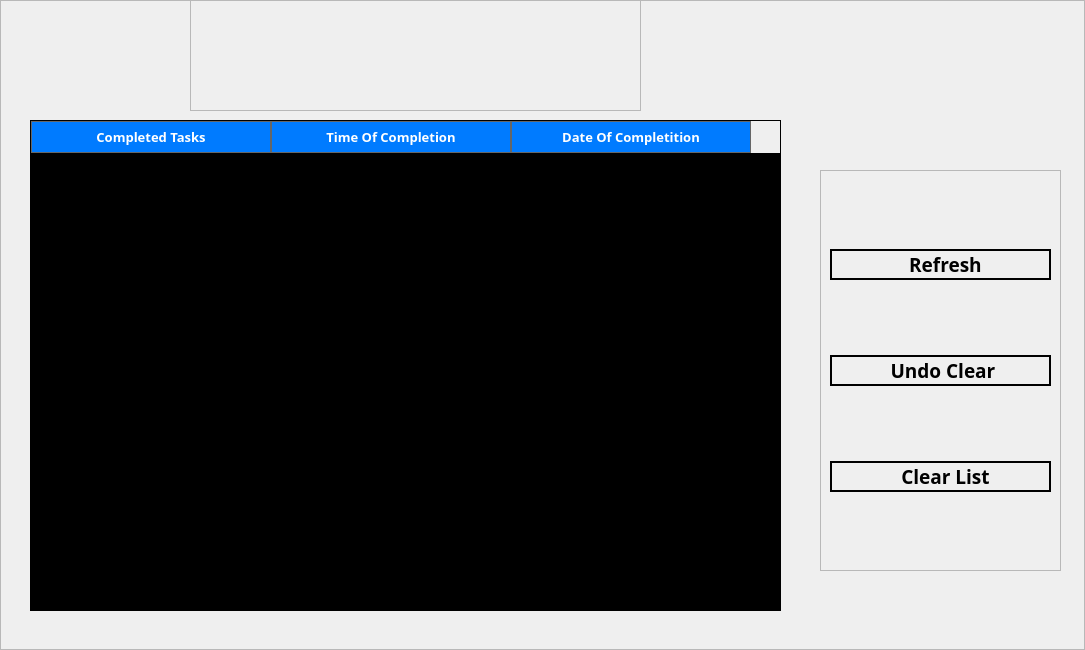
<?xml version="1.0" encoding="UTF-8"?>
<ui version="4.0">
 <class>MainWindow</class>
 <widget class="QMainWindow" name="MainWindow">
  <property name="geometry">
   <rect>
    <x>0</x>
    <y>0</y>
    <width>1085</width>
    <height>650</height>
   </rect>
  </property>
  <property name="windowTitle">
   <string>Completed Tasks</string>
  </property>
  <property name="windowIcon">
   <iconset>
    <normaloff>../resources/tick.png</normaloff>../resources/tick.png</iconset>
  </property>
  <widget class="QWidget" name="centralwidget">
   <widget class="QWidget" name="widget" native="true">
    <property name="geometry">
     <rect>
      <x>0</x>
      <y>0</y>
      <width>1085</width>
      <height>650</height>
     </rect>
    </property>
    <widget class="QFrame" name="frame">
     <property name="geometry">
      <rect>
       <x>0</x>
       <y>0</y>
       <width>1085</width>
       <height>650</height>
      </rect>
     </property>
     <property name="frameShape">
      <enum>QFrame::StyledPanel</enum>
     </property>
     <property name="frameShadow">
      <enum>QFrame::Raised</enum>
     </property>
     <widget class="QLabel" name="bg">
      <property name="geometry">
       <rect>
        <x>0</x>
        <y>0</y>
        <width>1085</width>
        <height>650</height>
       </rect>
      </property>
      <property name="text">
       <string/>
      </property>
      <property name="pixmap">
       <pixmap>../resources/bg.jpg</pixmap>
      </property>
      <property name="scaledContents">
       <bool>true</bool>
      </property>
     </widget>
     <widget class="QFrame" name="frame_2">
      <property name="geometry">
       <rect>
        <x>190</x>
        <y>0</y>
        <width>451</width>
        <height>111</height>
       </rect>
      </property>
      <property name="frameShape">
       <enum>QFrame::StyledPanel</enum>
      </property>
      <property name="frameShadow">
       <enum>QFrame::Raised</enum>
      </property>
      <layout class="QHBoxLayout" name="horizontalLayout">
       <item>
        <widget class="QLabel" name="title_2">
         <property name="text">
          <string/>
         </property>
         <property name="pixmap">
          <pixmap>../resources/finished_assignments.png</pixmap>
         </property>
         <property name="scaledContents">
          <bool>true</bool>
         </property>
        </widget>
       </item>
      </layout>
     </widget>
     <widget class="QTableWidget" name="complete_table">
      <property name="geometry">
       <rect>
        <x>30</x>
        <y>120</y>
        <width>751</width>
        <height>491</height>
       </rect>
      </property>
      <property name="font">
       <font>
        <family>Trebuchet MS</family>
        <pointsize>10</pointsize>
        <weight>75</weight>
        <bold>true</bold>
       </font>
      </property>
      <property name="styleSheet">
       <string notr="true">QTableWidget {
    background-color: black;
    color: white;
    selection-background-color: #007BFF; /* Highlight color when a row is selected */
}

QHeaderView::section {
    background-color: #007BFF; /* Header background color */
    color: white;
    padding: 4px;
    border: 1px solid #666666;
}

QTableWidget QTableCornerButton::section {
    background-color: #007BFF; /* Top-left corner background color */
    border: 1px solid #666666;
}

QScrollBar:vertical {
    border: 1px solid #666666;
    background: black;
    width: 10px;
    margin: 0px 0px 0px 0px;
}

QScrollBar::handle:vertical {
    background: #007BFF;
    min-height: 0px;
}

QScrollBar::add-line:vertical {
    background: black;
    height: 0px;
    subcontrol-position: bottom;
    subcontrol-origin: margin;
}

QScrollBar::sub-line:vertical {
    background: black;
    height: 0 px;
    subcontrol-position: top;
    subcontrol-origin: margin;
}
</string>
      </property>
      <property name="dragEnabled">
       <bool>false</bool>
      </property>
      <property name="dragDropMode">
       <enum>QAbstractItemView::DragDrop</enum>
      </property>
      <attribute name="horizontalHeaderDefaultSectionSize">
       <number>240</number>
      </attribute>
      <attribute name="horizontalHeaderShowSortIndicator" stdset="0">
       <bool>true</bool>
      </attribute>
      <column>
       <property name="text">
        <string>Completed Tasks</string>
       </property>
       <property name="font">
        <font>
         <family>Trebuchet MS</family>
         <pointsize>10</pointsize>
         <weight>75</weight>
         <bold>true</bold>
        </font>
       </property>
       <property name="textAlignment">
        <set>AlignCenter</set>
       </property>
      </column>
      <column>
       <property name="text">
        <string>Time Of Completion</string>
       </property>
       <property name="font">
        <font>
         <family>Trebuchet MS</family>
         <pointsize>10</pointsize>
         <weight>75</weight>
         <bold>true</bold>
        </font>
       </property>
       <property name="textAlignment">
        <set>AlignCenter</set>
       </property>
      </column>
      <column>
       <property name="text">
        <string>Date Of Completition</string>
       </property>
       <property name="font">
        <font>
         <family>Trebuchet MS</family>
         <pointsize>10</pointsize>
         <weight>75</weight>
         <bold>true</bold>
        </font>
       </property>
       <property name="textAlignment">
        <set>AlignCenter</set>
       </property>
      </column>
     </widget>
     <widget class="QFrame" name="frame_3">
      <property name="geometry">
       <rect>
        <x>820</x>
        <y>170</y>
        <width>241</width>
        <height>401</height>
       </rect>
      </property>
      <property name="frameShape">
       <enum>QFrame::StyledPanel</enum>
      </property>
      <property name="frameShadow">
       <enum>QFrame::Raised</enum>
      </property>
      <layout class="QVBoxLayout" name="verticalLayout">
       <item>
        <widget class="QPushButton" name="refresh">
         <property name="font">
          <font>
           <family>Trebuchet MS</family>
           <pointsize>14</pointsize>
           <weight>75</weight>
           <bold>true</bold>
          </font>
         </property>
         <property name="styleSheet">
          <string notr="true">QPushButton {
    background-color: transparent;
    border: 2px solid black;
    border-radius: 25px;
}

QPushButton:hover {
    background-color: rgba(0, 0, 255, 50);
    border: 2px solid #000080;
    transition: background-color 0.3s, border 0.3s;
}</string>
         </property>
         <property name="text">
          <string>  Refresh</string>
         </property>
         <property name="icon">
          <iconset>
           <normaloff>../resources/refresh.png</normaloff>../resources/refresh.png</iconset>
         </property>
         <property name="iconSize">
          <size>
           <width>40</width>
           <height>60</height>
          </size>
         </property>
        </widget>
       </item>
       <item>
        <widget class="QPushButton" name="undo">
         <property name="font">
          <font>
           <family>Trebuchet MS</family>
           <pointsize>14</pointsize>
           <weight>75</weight>
           <bold>true</bold>
          </font>
         </property>
         <property name="styleSheet">
          <string notr="true">QPushButton {
    background-color: transparent;
    border: 2px solid black;
    border-radius: 25px;
}

QPushButton:hover {
    background-color: rgba(0, 0, 255, 50);
    border: 2px solid #000080;
    transition: background-color 0.3s, border 0.3s;
}</string>
         </property>
         <property name="text">
          <string> Undo Clear</string>
         </property>
         <property name="icon">
          <iconset>
           <normaloff>../resources/undo.png</normaloff>../resources/undo.png</iconset>
         </property>
         <property name="iconSize">
          <size>
           <width>40</width>
           <height>60</height>
          </size>
         </property>
        </widget>
       </item>
       <item>
        <widget class="QPushButton" name="clear">
         <property name="font">
          <font>
           <family>Trebuchet MS</family>
           <pointsize>14</pointsize>
           <weight>75</weight>
           <bold>true</bold>
          </font>
         </property>
         <property name="styleSheet">
          <string notr="true">QPushButton {
    background-color: transparent;
    border: 2px solid black;
    border-radius: 25px;
}

QPushButton:hover {
    background-color: rgba(0, 0, 255, 50);
    border: 2px solid #000080;
    transition: background-color 0.3s, border 0.3s;
}</string>
         </property>
         <property name="text">
          <string>  Clear List</string>
         </property>
         <property name="icon">
          <iconset>
           <normaloff>../resources/clear.png</normaloff>../resources/clear.png</iconset>
         </property>
         <property name="iconSize">
          <size>
           <width>40</width>
           <height>60</height>
          </size>
         </property>
        </widget>
       </item>
      </layout>
     </widget>
    </widget>
   </widget>
  </widget>
 </widget>
 <resources/>
 <connections/>
</ui>
